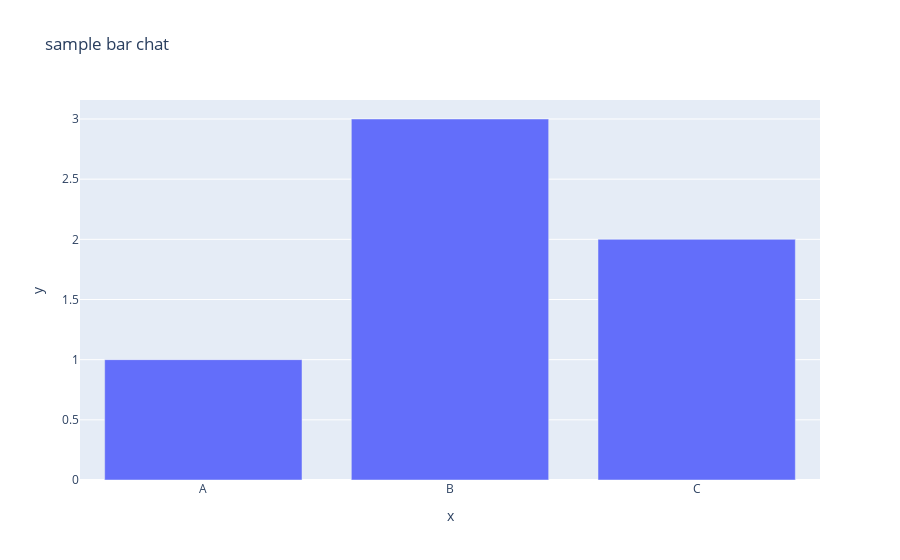

The code cell stored with this chart in its notebook:
### Code cell
import plotly.express as px
fig=px.bar(x=["A","B","C"],y=[1,3,2],title="sample bar chat")
fig.show()

### Figure 1 — Plotly figure (JSON) as saved in the notebook; plotly's stock layout.template omitted (floating-point values rounded to 4 significant figures)
{"data": [{"alignmentgroup": "True", "hovertemplate": "x=%{x}<br>y=%{y}<extra></extra>", "legendgroup": "", "marker": {"color": "#636efa", "pattern": {"shape": ""}}, "name": "", "offsetgroup": "", "orientation": "v", "showlegend": false, "textposition": "auto", "type": "bar", "x": ["A", "B", "C"], "xaxis": "x", "y": [1, 3, 2], "yaxis": "y"}], "layout": {"barmode": "relative", "legend": {"tracegroupgap": 0}, "title": {"text": "sample bar chat"}, "xaxis": {"anchor": "y", "domain": [0, 1], "title": {"text": "x"}}, "yaxis": {"anchor": "x", "domain": [0, 1], "title": {"text": "y"}}}}
